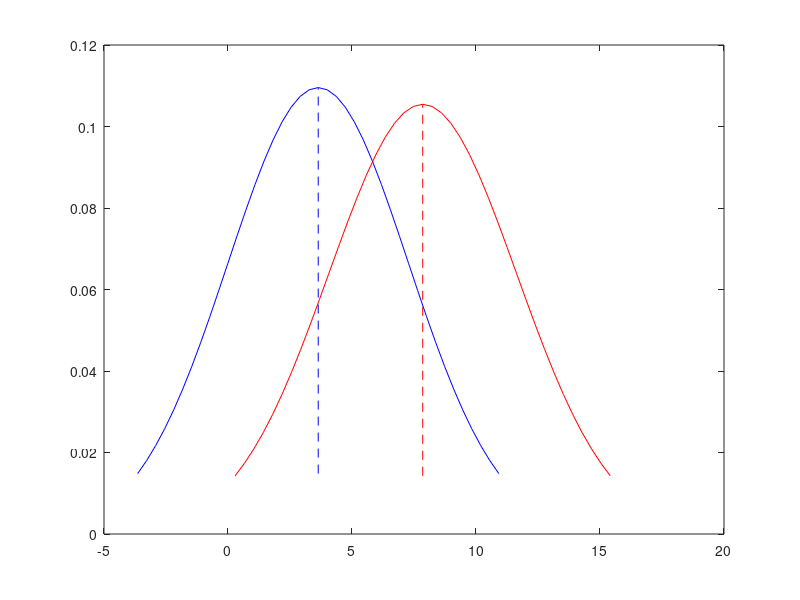

Write the MATLAB code that produced this figure.
% /**
%  * @author Zachary M. Mattis
%  * CS 1675
%  * Assignment 3
%  * February 6, 2019
%  *
%  * This Matlab file performs ML analysis of
%  * a Gaussian distribution on a given
%  * input file, gaussian.txt.
%  */

load gaussian.txt


disp('Part a')
scatter( gaussian(:,1), gaussian(:,2) )
means = sum(gaussian)/length(gaussian)
hold on;
hold off;
pause;


disp('Part b')
diff = bsxfun(@minus, gaussian, means);
covars = cov(gaussian(:,1), gaussian(:,2))

c1 = covars(1,1); 
c2 = covars(2,2);
m1 = means(1);
m2 = means(2);

divs = 13;
s = 2;
x1 = [m1-c1*s:(m1+c1*s - (m1-c1*s))/2 /20:m1+c1*s];
x2 = [m2-c2*s:(m2+c2*s - (m2-c2*s))/2 /20:m2+c2*s];

[X1, X2] = meshgrid(x1,x2);
F = mvnpdf([X1(:) X2(:)], means, covars);
F = reshape(F, length(x1), length(x2));
surf(X1, X2, F);
hold on;
axis([min(x1) max(x1) min(x2) max(x2) min(F(:)) max(F(:))]);
pause;
hold off;

disp('Part c')
d1 = normpdf(x1, m1, c1);
d2 = normpdf(x2, m2, c2);

plot(x1, d1, 'b');
hold on;
plot(x2, d2, 'r');

plot([m1 m1], [min(d1) max(d1)], '--b');
plot([m2 m2], [min(d2) max(d2)], '--r');

pause; 

close all;